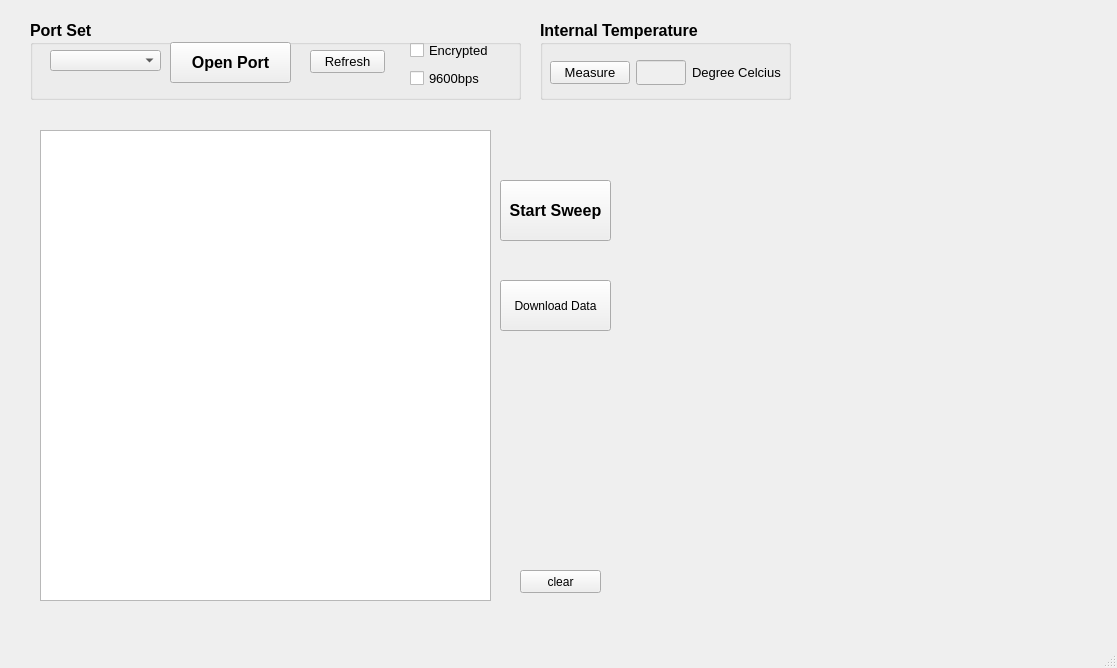
<?xml version="1.0" encoding="UTF-8"?>
<ui version="4.0">
 <class>MainWindow</class>
 <widget class="QMainWindow" name="MainWindow">
  <property name="geometry">
   <rect>
    <x>0</x>
    <y>0</y>
    <width>1117</width>
    <height>668</height>
   </rect>
  </property>
  <property name="minimumSize">
   <size>
    <width>800</width>
    <height>600</height>
   </size>
  </property>
  <property name="maximumSize">
   <size>
    <width>16777215</width>
    <height>16777215</height>
   </size>
  </property>
  <property name="windowTitle">
   <string>User Interface</string>
  </property>
  <widget class="QWidget" name="centralwidget">
   <widget class="QTextBrowser" name="recTEXT">
    <property name="geometry">
     <rect>
      <x>40</x>
      <y>130</y>
      <width>451</width>
      <height>471</height>
     </rect>
    </property>
   </widget>
   <widget class="QPushButton" name="clearButton">
    <property name="geometry">
     <rect>
      <x>520</x>
      <y>570</y>
      <width>81</width>
      <height>23</height>
     </rect>
    </property>
    <property name="text">
     <string>clear</string>
    </property>
   </widget>
   <widget class="QCustomPlot" name="widget" native="true">
    <property name="geometry">
     <rect>
      <x>620</x>
      <y>130</y>
      <width>451</width>
      <height>471</height>
     </rect>
    </property>
   </widget>
   <widget class="QGroupBox" name="groupBox_5">
    <property name="geometry">
     <rect>
      <x>30</x>
      <y>20</y>
      <width>491</width>
      <height>80</height>
     </rect>
    </property>
    <property name="font">
     <font>
      <pointsize>12</pointsize>
      <weight>75</weight>
      <bold>true</bold>
     </font>
    </property>
    <property name="title">
     <string>Port Set</string>
    </property>
    <widget class="QCheckBox" name="checkBoxBPS">
     <property name="geometry">
      <rect>
       <x>380</x>
       <y>50</y>
       <width>71</width>
       <height>16</height>
      </rect>
     </property>
     <property name="font">
      <font>
       <pointsize>10</pointsize>
       <weight>50</weight>
       <bold>false</bold>
      </font>
     </property>
     <property name="text">
      <string>9600bps</string>
     </property>
    </widget>
    <widget class="QComboBox" name="comboBox">
     <property name="geometry">
      <rect>
       <x>20</x>
       <y>30</y>
       <width>111</width>
       <height>21</height>
      </rect>
     </property>
    </widget>
    <widget class="QPushButton" name="refreshButton">
     <property name="geometry">
      <rect>
       <x>280</x>
       <y>30</y>
       <width>75</width>
       <height>23</height>
      </rect>
     </property>
     <property name="font">
      <font>
       <pointsize>10</pointsize>
       <weight>50</weight>
       <bold>false</bold>
      </font>
     </property>
     <property name="text">
      <string>Refresh</string>
     </property>
    </widget>
    <widget class="QPushButton" name="comBUTTON">
     <property name="geometry">
      <rect>
       <x>140</x>
       <y>22</y>
       <width>121</width>
       <height>41</height>
      </rect>
     </property>
     <property name="font">
      <font>
       <pointsize>12</pointsize>
       <weight>75</weight>
       <bold>true</bold>
      </font>
     </property>
     <property name="text">
      <string>Open Port</string>
     </property>
    </widget>
    <widget class="QCheckBox" name="encryptBox">
     <property name="geometry">
      <rect>
       <x>380</x>
       <y>20</y>
       <width>81</width>
       <height>21</height>
      </rect>
     </property>
     <property name="font">
      <font>
       <pointsize>10</pointsize>
       <weight>50</weight>
       <bold>false</bold>
      </font>
     </property>
     <property name="text">
      <string>Encrypted </string>
     </property>
    </widget>
   </widget>
   <widget class="QGroupBox" name="groupBox_4">
    <property name="geometry">
     <rect>
      <x>540</x>
      <y>20</y>
      <width>251</width>
      <height>80</height>
     </rect>
    </property>
    <property name="font">
     <font>
      <pointsize>12</pointsize>
      <weight>75</weight>
      <bold>true</bold>
     </font>
    </property>
    <property name="title">
     <string>Internal Temperature</string>
    </property>
    <widget class="QWidget" name="layoutWidget">
     <property name="geometry">
      <rect>
       <x>10</x>
       <y>40</y>
       <width>231</width>
       <height>25</height>
      </rect>
     </property>
     <layout class="QHBoxLayout" name="horizontalLayout">
      <item>
       <widget class="QPushButton" name="pushButton_2">
        <property name="font">
         <font>
          <pointsize>10</pointsize>
          <weight>50</weight>
          <bold>false</bold>
         </font>
        </property>
        <property name="text">
         <string>Measure</string>
        </property>
       </widget>
      </item>
      <item>
       <widget class="QLineEdit" name="lineEdit">
        <property name="enabled">
         <bool>false</bool>
        </property>
        <property name="maximumSize">
         <size>
          <width>133</width>
          <height>16777215</height>
         </size>
        </property>
       </widget>
      </item>
      <item>
       <widget class="QLabel" name="label_8">
        <property name="font">
         <font>
          <pointsize>10</pointsize>
          <weight>50</weight>
          <bold>false</bold>
         </font>
        </property>
        <property name="text">
         <string>Degree Celcius</string>
        </property>
       </widget>
      </item>
     </layout>
    </widget>
   </widget>
   <widget class="QPushButton" name="pushButton_3">
    <property name="geometry">
     <rect>
      <x>500</x>
      <y>180</y>
      <width>111</width>
      <height>61</height>
     </rect>
    </property>
    <property name="font">
     <font>
      <pointsize>12</pointsize>
      <weight>75</weight>
      <bold>true</bold>
     </font>
    </property>
    <property name="text">
     <string>Start Sweep</string>
    </property>
   </widget>
   <widget class="QPushButton" name="Save_File">
    <property name="geometry">
     <rect>
      <x>500</x>
      <y>280</y>
      <width>111</width>
      <height>51</height>
     </rect>
    </property>
    <property name="text">
     <string>Download Data</string>
    </property>
   </widget>
  </widget>
  <widget class="QMenuBar" name="menubar">
   <property name="geometry">
    <rect>
     <x>0</x>
     <y>0</y>
     <width>1117</width>
     <height>23</height>
    </rect>
   </property>
  </widget>
  <widget class="QStatusBar" name="statusbar"/>
 </widget>
 <customwidgets>
  <customwidget>
   <class>QCustomPlot</class>
   <extends>QWidget</extends>
   <header>qcustomplot.h</header>
   <container>1</container>
  </customwidget>
 </customwidgets>
 <resources/>
 <connections/>
</ui>
